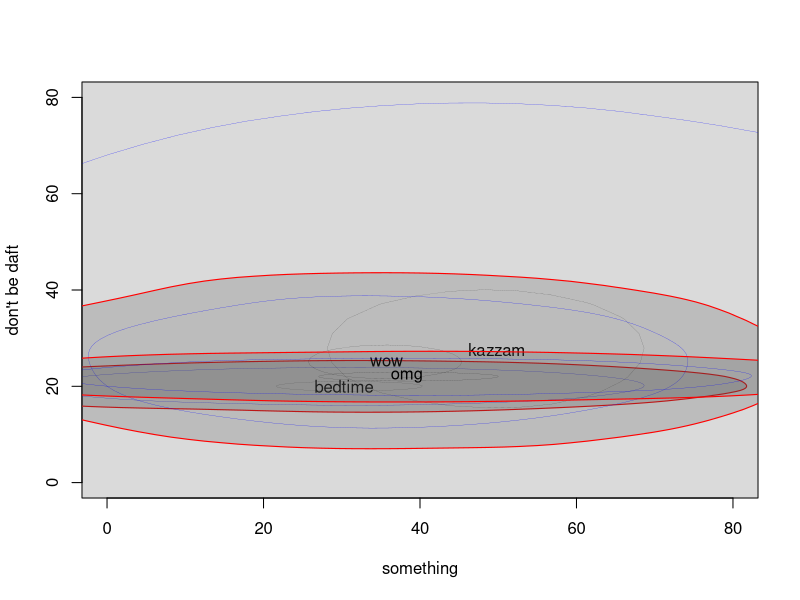

Reproduce this figure in R.
require(KernSmooth)
egg<-function(xx,yy,col1="red",bw=20,title="m")
{
    bwx=abs((max(xx,na.rm=TRUE)-min(xx,na.rm=TRUE))/bw)
    bwy=abs((max(yy,na.rm=TRUE)-min(yy,na.rm=TRUE))/bw)
	est <- bkde2D(cbind(xx,yy),bandwidth=c(bwx,bwy),gridsize=c(81, 81)) #kernal density estimate
	est$fhat=est$fhat/max(est$fhat,na.rm=TRUE)
	lvs=c(0.05,.2,0.9) #what contour lines where?
	maxct=max(lvs)
	nlvs=length(lvs)
        thelines=contourLines(est$x1,est$x2,est$fhat,levels=lvs)#three contours is enough
        polygon(thelines[[1]]$x,thelines[[1]]$y,col=col1,border="red",lwd=1.1)
        polygon(thelines[[2]]$x,thelines[[2]]$y,col=NA,border="blue",lwd=.2)
    polygon(thelines[[3]]$x,thelines[[3]]$y,col=NA,border="black",lwd=.1)
    text(median(xx,na.rm=TRUE),median(yy,na.rm=TRUE),labels=title)
}

#make some fake distributions
a1 <- rnorm(10000,30,20)
a2 <- rnorm(10000,20,2)
b1 <- rnorm(10000,50,40)
b2 <- rnorm(10000,28,26)
c1 <- rnorm(10000,36,20)
c2 <- rnorm(10000,25,7)
d1 <- rnorm(10000,38,23)
d2 <- rnorm(10000,22,2)

#we need some colors
        rgb.val <- col2rgb("grey27")
        alpha1=50 #transparency is fun
                                        #make the plot axis

plot(NA,NA,ylim=c(0,80),xlim=c(0,80),xlab="something",ylab="don't be daft")
                                        #add the distributions
egg(a1,a2,col1=rgb(rgb.val[1], rgb.val[2], rgb.val[3],max=255,alpha=alpha1),title="bedtime")
egg(b1,b2,col1=rgb(rgb.val[1], rgb.val[2], rgb.val[3],max=255,alpha=alpha1),title="kazzam")
egg(c1,c2,col1=rgb(rgb.val[1], rgb.val[2], rgb.val[3],max=255,alpha=alpha1),title="wow")
egg(d1,d2,col1=rgb(rgb.val[1], rgb.val[2], rgb.val[3],max=255,alpha=alpha1),title="omg")


#I have no real love for the color scheme or formatting
